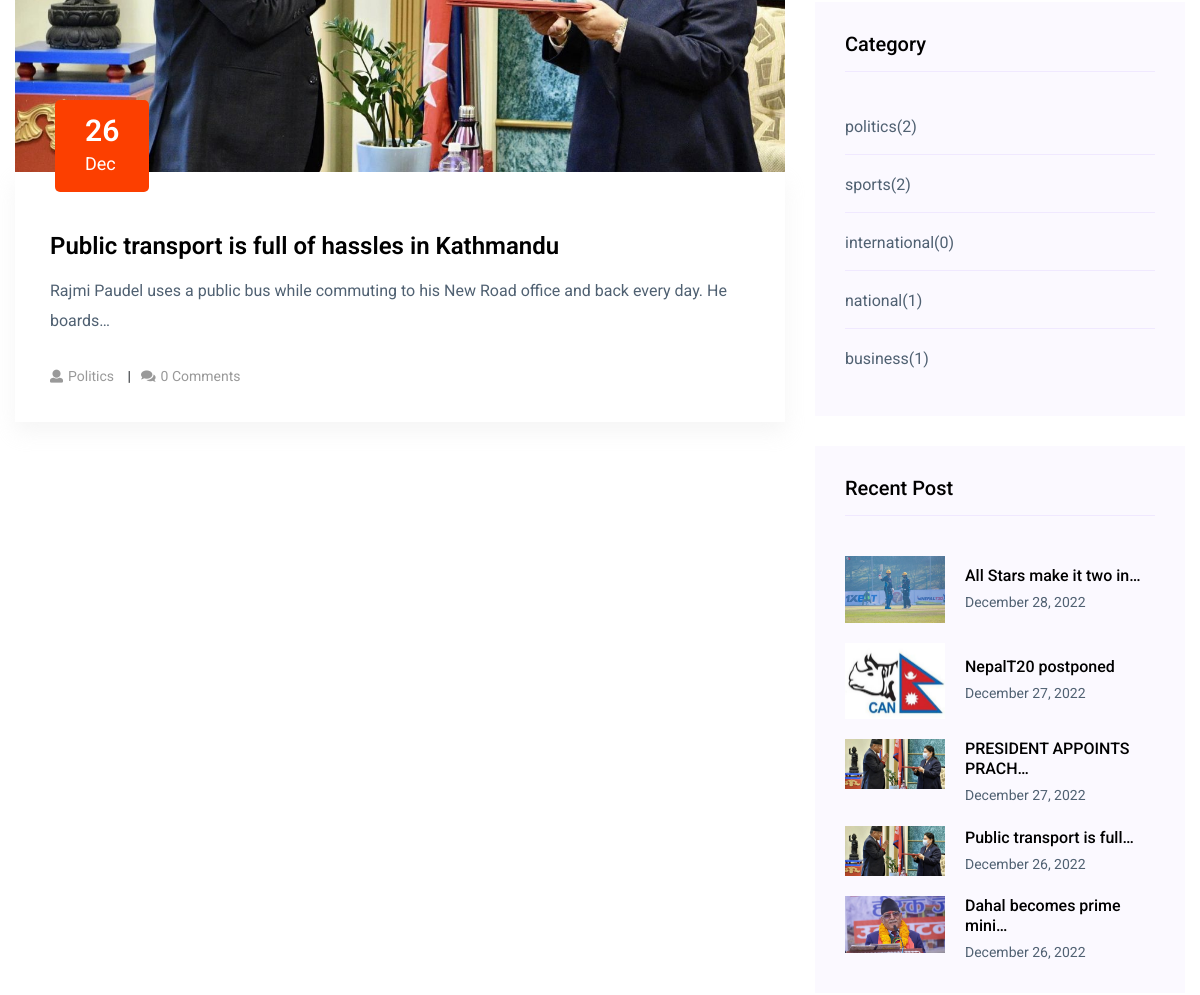
The app's page /post-by-category/4/ (middle part), older data.
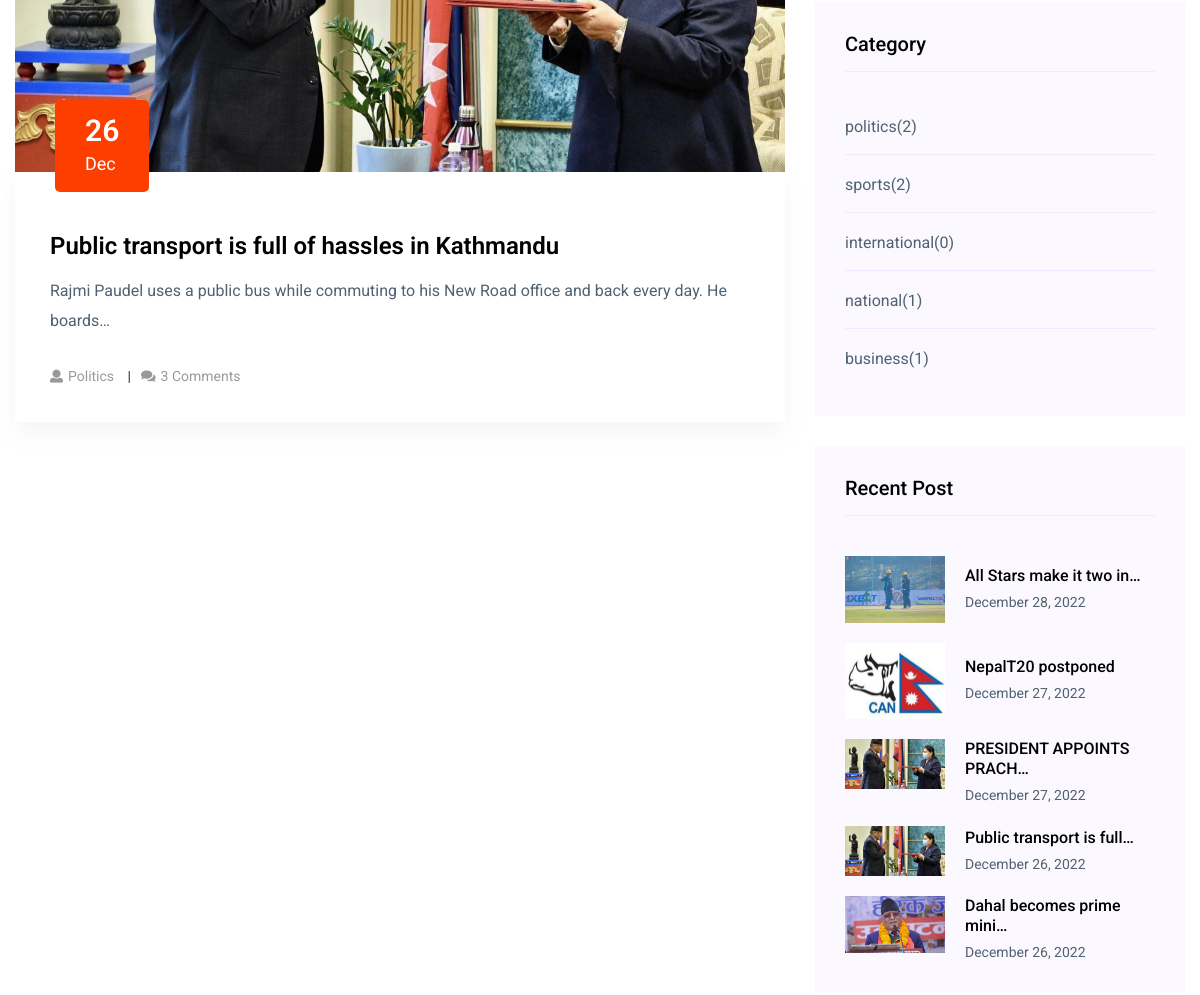
The same page, newer data.
### blog_app/models.py (models this page shows, shortened)
class TimeStamp(models.Model):
    created_at = models.DateTimeField(auto_now_add=True)
    updated_at = models.DateTimeField(auto_now=True)
    class Meta:
        abstract = True

class Post(TimeStamp):    # Pascalcase
    STATUS_CHOICES = [
        ("active", "Active"),
        ("inactivate", "Inactivate")
    ]
    title = models.CharField(max_length=255)
    content = models.TextField()
    featured_image = models.ImageField(
        upload_to="post_images/%Y/%m/%d", blank=False)
    views_count = models.PositiveBigIntegerField(default=0)
    category = models.ForeignKey(Category, on_delete=models.CASCADE)
    status = models.CharField(
        max_length=255, choices=STATUS_CHOICES, default="active")
    tag = models.ManyToManyField(Tag)
    published_at = models.DateTimeField(null=True, blank=True)
    author = models.ForeignKey("auth.user", on_delete=models.CASCADE)

class Tag(TimeStamp):
    name = models.CharField(max_length=255)
    def __str__(self):
        return self.name[:100]

class Comment(TimeStamp):
    post = models.ForeignKey(Post, on_delete=models.CASCADE)
    subject = models.CharField(max_length=200)
    message = models.TextField()
    name = models.CharField(max_length=200)
    email = models.EmailField()

### blog_app/views.py (the view)
class PostByCategory(ListView):
    model = Post
    template_name = "aznews/body/post_list/post_list.html"
    context_object_name = "posts"
    paginate_by = paginate_by
    def get_queryset(self):
        super().get_queryset()
        queryset = Post.objects.filter(
            status="active", published_at__isnull=False, category=self.kwargs["cat_id"]
        )
        return queryset

### templates/aznews/body/post_list/post_list.html
{% extends "aznews/base.html" %}
{% block content %}
    <section class="blog_area section-padding">
        <div class="container">
            <div class="row">
               {% include "aznews/body/post_list/left.html" %}
               {% include "aznews/body/post_list/right.html" %}
            </div>
        </div>
    </section>
{% endblock content %}

### templates/aznews/body/post_list/left.html
{% load static %}
<div class="col-lg-8 mb-5 mb-lg-0">
    <div class="blog_left_sidebar">
        {% for post in posts %}
        <article class="blog_item">
            <div class="blog_item_img">
                <img class="card-img rounded-0" src="{{ post.featured_image.url }}" alt="" />
                <a href="#" class="blog_item_date">
                    <h3>{{ post.published_at|date:"j" }}</h3>
                    <p>{{ post.published_at|date:"M" }}</p>
                </a>
            </div>
            <div class="blog_details">
                <a class="d-inline-block" href="{% url 'post-detail' post.pk %}">
                    <h2>{{ post.title }}</h2>
                </a>
                <p>{{ post.content|truncatechars:100 }}</p>
                <ul class="blog-info-link">
                    <li>
                        <a href="#"><i class="fa fa-user"></i>{{ post.tag.all|join:", "|title }}</a>
                    </li>
                    <li>
                        <a href="#"><i class="fa fa-comments"></i>{{ post.comment_set.all | length }} Comments</a>
                    </li>
                </ul>
            </div>
        </article>
        {% endfor %} {% include "aznews/body/post_list/pagination.html" %}
    </div>
</div>

### templates/aznews/body/post_list/aside/popular.html
{% load static %}
<aside class="single_sidebar_widget popular_post_widget">
    <h3 class="widget_title">Recent Post</h3>
    {% for recent_post in recent_posts %}
        <div class="media post_item">
            <img src="{{ recent_post.featured_image.url }}"
                 alt="{{ recent_post.title }} "
                 width="100px">
            <div class="media-body">
                <a href="{% url 'post-detail' recent_post.pk %}">
                    <h3>{{ recent_post.title|truncatechars:25 }}</h3>
                </a>
                <p>{{ recent_post.published_at|date:"F j, Y" }}</p>
            </div>
        </div>
    {% endfor %}
</aside>

Row changes from the older to the newer data that the page shows:
changed Post "Public transport is full of hassles in Kathmandu": comment_set.all|length "0" → "3"
